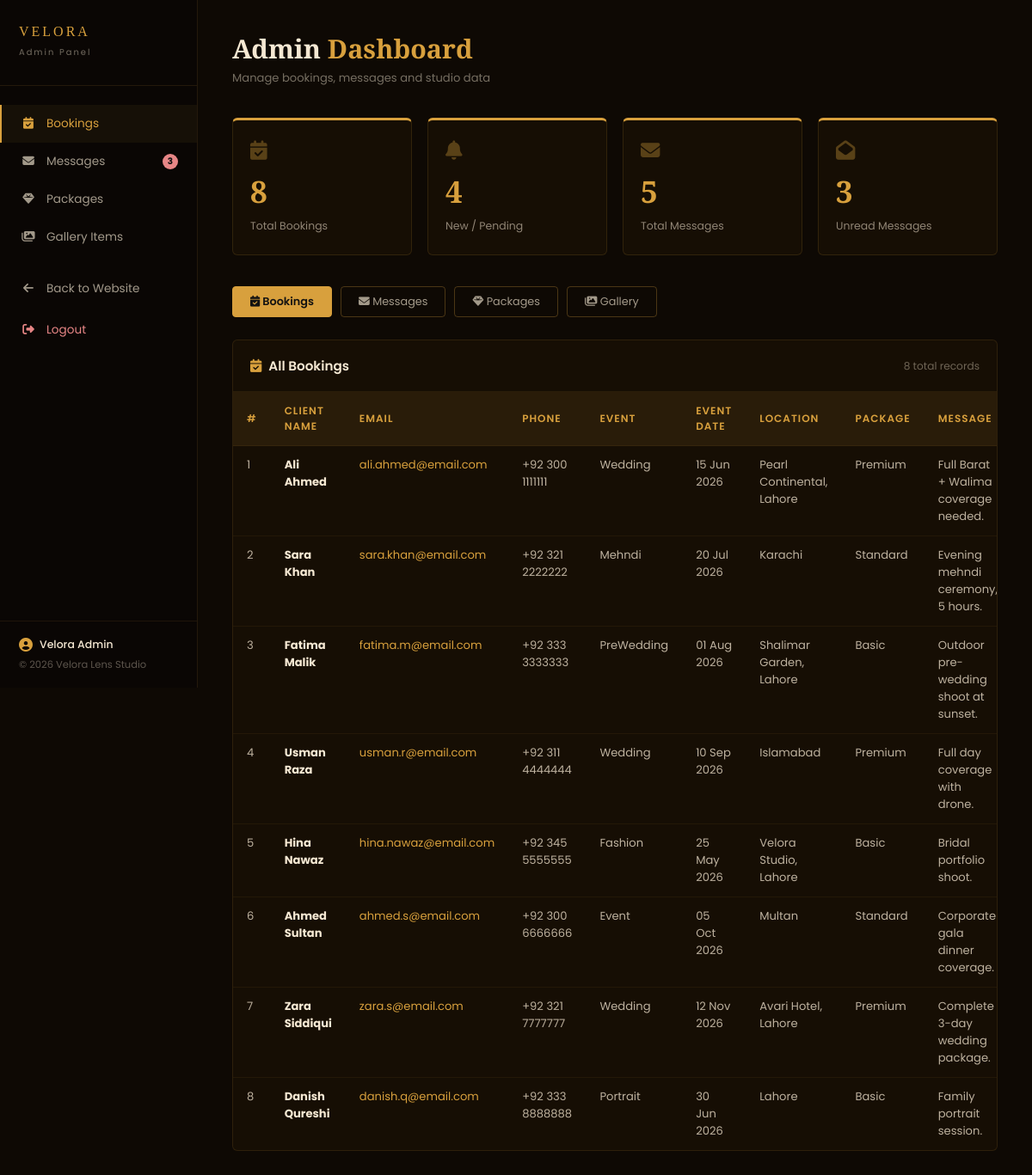
The page /admin/index.php (signed in) on the database its author committed.
### tables this page shows
CREATE TABLE IF NOT EXISTS bookings (
    id          INT UNSIGNED AUTO_INCREMENT PRIMARY KEY,
    name        VARCHAR(100)  NOT NULL           COMMENT 'Client full name',
    email       VARCHAR(150)  NOT NULL           COMMENT 'Client email',
    phone       VARCHAR(25)   NOT NULL           COMMENT 'Client phone number',
    event_type  VARCHAR(60)   NOT NULL           COMMENT 'Type of event (Wedding, Mehndi, etc)',
    event_date  DATE          NOT NULL           COMMENT 'Date of the event',
    location    VARCHAR(150)  NOT NULL           COMMENT 'Event city/venue',
    package     VARCHAR(60)   DEFAULT NULL       COMMENT 'Preferred package selected',
    message     TEXT          DEFAULT NULL       COMMENT 'Additional notes from client',
    status      ENUM('New','Confirmed','Cancelled','Completed')
                              DEFAULT 'New'      COMMENT 'Booking status',
    created_at  TIMESTAMP     DEFAULT CURRENT_TIMESTAMP,
    updated_at  TIMESTAMP     DEFAULT CURRENT_TIMESTAMP ON UPDATE CURRENT_TIMESTAMP,

    INDEX idx_email      (email),
    INDEX idx_event_date (event_date),
    INDEX idx_status     (status)
);

### admin/index.php (the view, shortened to what this page needs)
<!DOCTYPE html>
<html lang="en">
<head>
    <link rel="stylesheet" href="https://cdnjs.cloudflare.com/ajax/libs/font-awesome/6.5.0/css/all.min.css">
</head>
<body>
<?php
$conn  = db_connect();
$db_ok = !$conn->connect_error;
$count_bookings  = $db_ok ? $conn->query("SELECT COUNT(*) c FROM bookings")->fetch_assoc()['c']  : 0;
$count_new       = $db_ok ? $conn->query("SELECT COUNT(*) c FROM bookings WHERE status='New'")->fetch_assoc()['c'] : 0;
$count_messages  = $db_ok ? $conn->query("SELECT COUNT(*) c FROM contact_messages")->fetch_assoc()['c'] : 0;
$count_unread    = $db_ok ? $conn->query("SELECT COUNT(*) c FROM contact_messages WHERE is_read=0")->fetch_assoc()['c'] : 0;
$tab = $_GET['tab'] ?? 'bookings';
?>
<div class="sidebar">
    <div class="sidebar-logo">
        <span>VELORA</span>
        <small>Admin Panel</small>
    </div>
    <nav class="sidebar-nav">
        <a href="?tab=bookings" class="nav-item <?= $tab==='bookings'?'active':'' ?>">
            <i class="fa-solid fa-calendar-check"></i> Bookings
        </a>
        <a href="?tab=messages" class="nav-item <?= $tab==='messages'?'active':'' ?>">
            <i class="fa-solid fa-envelope"></i> Messages
            <?php if($count_unread>0): ?>
                <span style="background:#e78686;color:#111;font-size:0.65rem;font-weight:700;padding:1px 6px;border-radius:10px;margin-left:auto;"><?= $count_unread ?></span>
            <?php endif; ?>
        </a>
        <a href="?tab=packages" class="nav-item <?= $tab==='packages'?'active':'' ?>">
            <i class="fa-solid fa-gem"></i> Packages
        </a>
        <a href="?tab=gallery" class="nav-item <?= $tab==='gallery'?'active':'' ?>">
            <i class="fa-solid fa-images"></i> Gallery Items
        </a>
        <a href="../index.html" class="nav-item" style="margin-top:16px;">
            <i class="fa-solid fa-arrow-left"></i> Back to Website
        </a>
        <a href="logout.php" class="nav-item" style="margin-top:4px;color:#e78686;">
            <i class="fa-solid fa-right-from-bracket"></i> Logout
        </a>
    </nav>
    <div class="sidebar-footer">
        <div style="display:flex;align-items:center;gap:8px;margin-bottom:6px;">
            <i class="fa-solid fa-user-circle" style="color:var(--gold);font-size:1rem;"></i>
            <span style="color:var(--cream);font-size:0.78rem;font-weight:500;"><?= htmlspecialchars($_SESSION['admin_name'] ?? 'Admin') ?></span>
        </div>
        © 2026 Velora Lens Studio
    </div>
</div>
<div class="main">
    <div class="page-header">
        <h1>Admin <span style="color:var(--gold);">Dashboard</span></h1>
        <p>Manage bookings, messages and studio data</p>
    </div>
    <div class="stats-row">
        <div class="stat-card">
            <i class="fa-solid fa-calendar-check sc-icon"></i>
            <span class="sc-num"><?= $count_bookings ?></span>
            <span class="sc-lbl">Total Bookings</span>
        </div>
        <div class="stat-card">
            <i class="fa-solid fa-bell sc-icon"></i>
            <span class="sc-num"><?= $count_new ?></span>
            <span class="sc-lbl">New / Pending</span>
        </div>
        <div class="stat-card">
            <i class="fa-solid fa-envelope sc-icon"></i>
            <span class="sc-num"><?= $count_messages ?></span>
            <span class="sc-lbl">Total Messages</span>
        </div>
        <div class="stat-card">
            <i class="fa-solid fa-envelope-open sc-icon"></i>
            <span class="sc-num"><?= $count_unread ?></span>
            <span class="sc-lbl">Unread Messages</span>
        </div>
    </div>
    <div class="tab-bar">
        <a href="?tab=bookings" class="tab-btn <?= $tab==='bookings'?'active':'' ?>"><i class="fa-solid fa-calendar-check"></i> Bookings</a>
        <a href="?tab=messages" class="tab-btn <?= $tab==='messages'?'active':'' ?>"><i class="fa-solid fa-envelope"></i> Messages</a>
        <a href="?tab=packages" class="tab-btn <?= $tab==='packages'?'active':'' ?>"><i class="fa-solid fa-gem"></i> Packages</a>
        <a href="?tab=gallery"  class="tab-btn <?= $tab==='gallery'?'active':'' ?>"><i class="fa-solid fa-images"></i> Gallery</a>
    </div>
    <?php if($tab === 'bookings'): ?>
    <div class="table-box">
        <div class="section-bar">
            <h3><i class="fa-solid fa-calendar-check" style="color:var(--gold);margin-right:8px;"></i>All Bookings</h3>
            <span><?= $count_bookings ?> total records</span>
        </div>
        <?php if($db_ok): ?>
        <?php $rows = $conn->query("SELECT * FROM bookings ORDER BY created_at DESC"); ?>
        <?php if($rows && $rows->num_rows > 0): ?>
        <div style="overflow-x:auto;">
        <table>
            <thead>
                <tr>
                    <th>#</th>
                    <th>Client Name</th>
                    <th>Email</th>
                    <th>Phone</th>
                    <th>Event</th>
                    <th>Event Date</th>
                    <th>Location</th>
                    <th>Package</th>
                    <th>Message</th>
                </tr>
            </thead>
            <tbody>
            <?php while($r = $rows->fetch_assoc()): ?>
            <tr>
                <td><?= $r['id'] ?></td>
                <td><strong style="color:var(--cream);"><?= htmlspecialchars($r['name']) ?></strong></td>
                <td><a href="mailto:<?= htmlspecialchars($r['email']) ?>" style="color:var(--gold);"><?= htmlspecialchars($r['email']) ?></a></td>
                <td><?= htmlspecialchars($r['phone']) ?></td>
                <td><?= htmlspecialchars($r['event_type']) ?></td>
                <td><?= date('d M Y', strtotime($r['event_date'])) ?></td>
                <td><?= htmlspecialchars($r['location']) ?></td>
                <td><?= htmlspecialchars($r['package'] ?? '—') ?></td>
                <td style="max-width:180px;white-space:normal;"><?= htmlspecialchars(substr($r['message'] ?? '—', 0, 80)) ?><?= strlen($r['message'] ?? '') > 80 ? '…' : '' ?></td>
            </tr>
            <?php endwhile; ?>
            </tbody>
        </table>
        </div>
        <?php else: ?>
        <div class="empty-state"><i class="fa-solid fa-calendar-xmark"></i><p>No bookings yet.</p></div>
        <?php endif; ?>
        <?php else: ?>
        <div class="empty-state"><i class="fa-solid fa-database"></i><p>Database not connected.</p></div>
        <?php endif; ?>
    </div>
    <?php endif; ?>
</div>
</body>
</html>

### admin/index.php (style rules this page uses)
:root { --gold:#D8A03D; --black:#0D0804; --dark:#160e04; --cream:#F5E8D3; --brown:#523A28; }
* { margin:0; padding:0; box-sizing:border-box; }
body { font-family:'Poppins',sans-serif; background:#0e0904; color:var(--cream); min-height:100vh; }
a { text-decoration:none; color:inherit; }
.sidebar { position:fixed; top:0; left:0; width:230px; height:100vh; background:#0a0604; border-right:1px solid rgba(216,160,61,0.12); display:flex; flex-direction:column; z-index:100; }
.sidebar-logo { padding:28px 22px; border-bottom:1px solid rgba(216,160,61,0.12); }
.sidebar-logo span { font-family:'Playfair Display',serif; font-size:1rem; color:var(--gold); display:block; letter-spacing:3px; }
.sidebar-logo small { font-size:0.62rem; color:rgba(245,232,211,0.45); letter-spacing:2px; }
.sidebar-nav { flex:1; padding:22px 0; }
.nav-item { display:flex; align-items:center; gap:12px; padding:12px 22px; font-size:0.85rem; color:rgba(245,232,211,0.65); cursor:pointer; transition:all 0.2s; border-left:2px solid transparent; }
.nav-item:hover, .nav-item.active { color:var(--gold); border-left-color:var(--gold); background:rgba(216,160,61,0.06); }
.nav-item i { width:18px; text-align:center; }
.sidebar-footer { padding:18px 22px; border-top:1px solid rgba(216,160,61,0.1); font-size:0.72rem; color:rgba(245,232,211,0.35); }
.main { margin-left:230px; padding:36px 40px; }
.page-header { margin-bottom:36px; }
.page-header h1 { font-family:'Playfair Display',serif; font-size:1.9rem; color:var(--cream); margin-bottom:4px; }
.page-header p { font-size:0.82rem; color:rgba(245,232,211,0.45); }
.stats-row { display:grid; grid-template-columns:repeat(4,1fr); gap:18px; margin-bottom:36px; }
.stat-card { background:var(--dark); border:1px solid rgba(216,160,61,0.14); border-top:3px solid var(--gold); border-radius:6px; padding:24px 20px; display:flex; flex-direction:column; gap:8px; }
.stat-card .sc-num { font-family:'Playfair Display',serif; font-size:2.2rem; font-weight:700; color:var(--gold); }
.stat-card .sc-lbl { font-size:0.78rem; color:rgba(245,232,211,0.55); }
.stat-card .sc-icon { font-size:1.4rem; color:rgba(216,160,61,0.35); margin-bottom:4px; }
.tab-bar { display:flex; gap:10px; margin-bottom:26px; flex-wrap:wrap; }
.tab-btn { padding:8px 20px; border:1px solid rgba(216,160,61,0.3); border-radius:4px; background:transparent; color:rgba(245,232,211,0.65); font-family:'Poppins',sans-serif; font-size:0.8rem; cursor:pointer; transition:all 0.2s; }
.tab-btn.active { background:var(--gold); border-color:var(--gold); color:#111; font-weight:600; }
.table-box { background:var(--dark); border:1px solid rgba(216,160,61,0.12); border-radius:6px; overflow:hidden; }
.table-box table { width:100%; border-collapse:collapse; font-size:0.82rem; }
.table-box thead { background:rgba(216,160,61,0.1); }
.table-box th { padding:13px 16px; text-align:left; font-weight:600; color:var(--gold); font-size:0.75rem; letter-spacing:1px; text-transform:uppercase; }
.table-box td { padding:12px 16px; border-top:1px solid rgba(216,160,61,0.07); color:rgba(245,232,211,0.75); vertical-align:top; }
.section-bar { display:flex; align-items:center; justify-content:space-between; padding:18px 20px; border-bottom:1px solid rgba(216,160,61,0.1); }
.section-bar h3 { font-size:0.95rem; color:var(--cream); font-weight:600; }
.section-bar span { font-size:0.76rem; color:rgba(245,232,211,0.4); }

### rows shown on the page
bookings: id "1", name "Ali Ahmed", email "ali.ahmed@email.com", phone "+92 300 1111111", event_type "Wedding", event_date "15 Jun 2026", location "Pearl Continental, Lahore", package "Premium", message "Full Barat + Walima coverage needed."
bookings: id "2", name "Sara Khan", email "sara.khan@email.com", phone "+92 321 2222222", event_type "Mehndi", event_date "20 Jul 2026", location "Karachi", package "Standard", message "Evening mehndi ceremony, 5 hours."
bookings: id "3", name "Fatima Malik", email "fatima.m@email.com", phone "+92 333 3333333", event_type "PreWedding", event_date "01 Aug 2026", location "Shalimar Garden, Lahore", package "Basic", message "Outdoor pre-wedding shoot at sunset."
bookings: id "4", name "Usman Raza", email "usman.r@email.com", phone "+92 311 4444444", event_type "Wedding", event_date "10 Sep 2026", location "Islamabad", package "Premium", message "Full day coverage with drone."
bookings: id "5", name "Hina Nawaz", email "hina.nawaz@email.com", phone "+92 345 5555555", event_type "Fashion", event_date "25 May 2026", location "Velora Studio, Lahore", package "Basic", message "Bridal portfolio shoot."
bookings: id "6", name "Ahmed Sultan", email "ahmed.s@email.com", phone "+92 300 6666666", event_type "Event", event_date "05 Oct 2026", location "Multan", package "Standard", message "Corporate gala dinner coverage."
bookings: id "7", name "Zara Siddiqui", email "zara.s@email.com", phone "+92 321 7777777", event_type "Wedding", event_date "12 Nov 2026", location "Avari Hotel, Lahore", package "Premium", message "Complete 3-day wedding package."
bookings: id "8", name "Danish Qureshi", email "danish.q@email.com", phone "+92 333 8888888", event_type "Portrait", event_date "30 Jun 2026", location "Lahore", package "Basic", message "Family portrait session."

### other values the page prints
$count_unread "3"
$_SESSION['admin_name'] "Velora Admin"
$count_bookings "8"
$count_new "4"
$count_messages "5"
